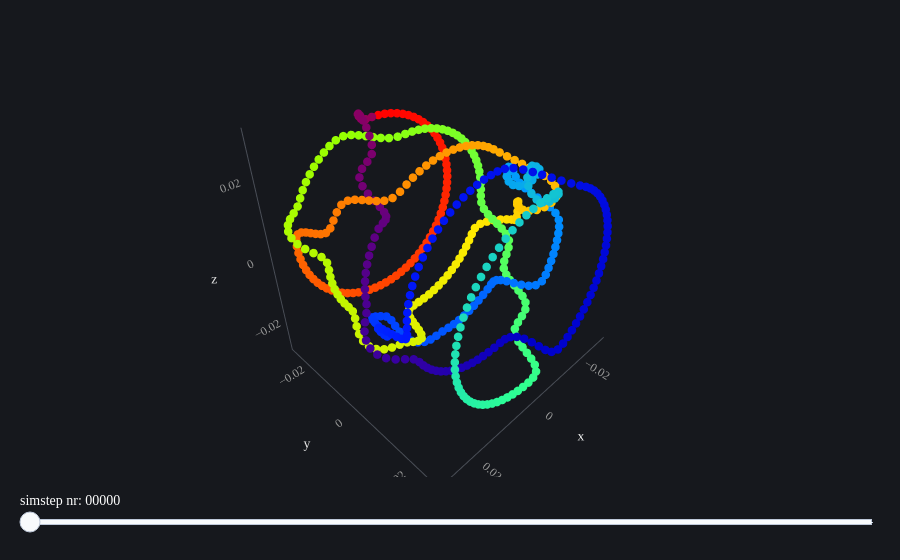

Notebook source saved alongside this figure:
### Code cell
import plotly.graph_objects as go
from geometry_mnist.plotly.plots import plot_scrub

import numpy as np

_ = plt.plot(np.log(np.array(energies) / np.nanmax(energies)))
# plt.plot(np.log(np.array(eff_steps_avg) / np.nanmax(eff_steps_avg)))

plot_scrub(snapshots).show()

### Figure 1 — Plotly figure (JSON) as saved in the notebook; plotly's stock layout.template omitted (floating-point values rounded to 4 significant figures; data arrays with more than 128 entries replaced by an {"elided": "..."} marker saying what was removed)
{"data": [{"marker": {"color": {"elided": "512 int values"}, "colorscale": [[0, "rgb(150,0,90)"], [0.125, "rgb(0,0,200)"], [0.25, "rgb(0,25,255)"], [0.375, "rgb(0,152,255)"], [0.5, "rgb(44,255,150)"], [0.625, "rgb(151,255,0)"], [0.75, "rgb(255,234,0)"], [0.875, "rgb(255,111,0)"], [1, "rgb(255,0,0)"]], "size": 5}, "mode": "markers", "name": "current", "type": "scatter3d", "x": {"elided": "512 float values"}, "y": {"elided": "512 float values"}, "z": {"elided": "512 float values"}}], "layout": {"scene": {"aspectmode": "data"}, "sliders": [{"active": 0, "currentvalue": {"font": {"color": "white", "size": 14}, "offset": 10, "prefix": "simstep nr: ", "suffix": "", "visible": true, "xanchor": "left"}, "font": {"color": "rgba(0, 0, 0, 0.0)", "size": 1}, "len": 1, "minorticklen": 0, "pad": {"b": 10, "l": 0, "r": 0, "t": 10}, "steps": [{"args": [["0"], {"frame": {"duration": 0, "redraw": true}, "fromcurrent": false, "mode": "immediate", "transition": {"duration": 0, "easing": "linear"}}], "execute": true, "label": "00000", "method": "animate", "value": "0"}, {"args": [["8"], {"frame": {"duration": 0, "redraw": true}, "fromcurrent": false, "mode": "immediate", "transition": {"duration": 0, "easing": "linear"}}], "execute": true, "label": "00008", "method": "animate", "value": "8"}, {"args": [["16"], {"frame": {"duration": 0, "redraw": true}, "fromcurrent": false, "mode": "immediate", "transition": {"duration": 0, "easing": "linear"}}], "execute": true, "label": "00016", "method": "animate", "value": "16"}, {"args": [["24"], {"frame": {"duration": 0, "redraw": true}, "fromcurrent": false, "mode": "immediate", "transition": {"duration": 0, "easing": "linear"}}], "execute": true, "label": "00024", "method": "animate", "value": "24"}, {"args": [["32"], {"frame": {"duration": 0, "redraw": true}, "fromcurrent": false, "mode": "immediate", "transition": {"duration": 0, "easing": "linear"}}], "execute": true, "label": "00032", "method": "animate", "value": "32"}, {"args": [["40"], {"frame": {"duration": 0, "redraw": true}, "fromcurrent": false, "mode": "immediate", "transition": {"duration": 0, "easing": "linear"}}], "execute": true, "label": "00040", "method": "animate", "value": "40"}, {"args": [["48"], {"frame": {"duration": 0, "redraw": true}, "fromcurrent": false, "mode": "immediate", "transition": {"duration": 0, "easing": "linear"}}], "execute": true, "label": "00048", "method": "animate", "value": "48"}, {"args": [["56"], {"frame": {"duration": 0, "redraw": true}, "fromcurrent": false, "mode": "immediate", "transition": {"duration": 0, "easing": "linear"}}], "execute": true, "label": "00056", "method": "animate", "value": "56"}, {"args": [["64"], {"frame": {"duration": 0, "redraw": true}, "fromcurrent": false, "mode": "immediate", "transition": {"duration": 0, "easing": "linear"}}], "execute": true, "label": "00064", "method": "animate", "value": "64"}, {"args": [["72"], {"frame": {"duration": 0, "redraw": true}, "fromcurrent": false, "mode": "immediate", "transition": {"duration": 0, "easing": "linear"}}], "execute": true, "label": "00072", "method": "animate", "value": "72"}, {"args": [["80"], {"frame": {"duration": 0, "redraw": true}, "fromcurrent": false, "mode": "immediate", "transition": {"duration": 0, "easing": "linear"}}], "execute": true, "label": "00080", "method": "animate", "value": "80"}, {"args": [["88"], {"frame": {"duration": 0, "redraw": true}, "fromcurrent": false, "mode": "immediate", "transition": {"duration": 0, "easing": "linear"}}], "execute": true, "label": "00088", "method": "animate", "value": "88"}, {"args": [["96"], {"frame": {"duration": 0, "redraw": true}, "fromcurrent": false, "mode": "immediate", "transition": {"duration": 0, "easing": "linear"}}], "execute": true, "label": "00096", "method": "animate", "value": "96"}, {"args": [["104"], {"frame": {"duration": 0, "redraw": true}, "fromcurrent": false, "mode": "immediate", "transition": {"duration": 0, "easing": "linear"}}], "execute": true, "label": "00104", "method": "animate", "value": "104"}, {"args": [["112"], {"frame": {"duration": 0, "redraw": true}, "fromcurrent": false, "mode": "immediate", "transition": {"duration": 0, "easing": "linear"}}], "execute": true, "label": "00112", "method": "animate", "value": "112"}, {"args": [["120"], {"frame": {"duration": 0, "redraw": true}, "fromcurrent": false, "mode": "immediate", "transition": {"duration": 0, "easing": "linear"}}], "execute": true, "label": "00120", "method": "animate", "value": "120"}, {"args": [["128"], {"frame": {"duration": 0, "redraw": true}, "fromcurrent": false, "mode": "immediate", "transition": {"duration": 0, "easing": "linear"}}], "execute": true, "label": "00128", "method": "animate", "value": "128"}, {"args": [["136"], {"frame": {"duration": 0, "redraw": true}, "fromcurrent": false, "mode": "immediate", "transition": {"duration": 0, "easing": "linear"}}], "execute": true, "label": "00136", "method": "animate", "value": "136"}, {"args": [["144"], {"frame": {"duration": 0, "redraw": true}, "fromcurrent": false, "mode": "immediate", "transition": {"duration": 0, "easing": "linear"}}], "execute": true, "label": "00144", "method": "animate", "value": "144"}, {"args": [["152"], {"frame": {"duration": 0, "redraw": true}, "fromcurrent": false, "mode": "immediate", "transition": {"duration": 0, "easing": "linear"}}], "execute": true, "label": "00152", "method": "animate", "value": "152"}, {"args": [["160"], {"frame": {"duration": 0, "redraw": true}, "fromcurrent": false, "mode": "immediate", "transition": {"duration": 0, "easing": "linear"}}], "execute": true, "label": "00160", "method": "animate", "value": "160"}, {"args": [["168"], {"frame": {"duration": 0, "redraw": true}, "fromcurrent": false, "mode": "immediate", "transition": {"duration": 0, "easing": "linear"}}], "execute": true, "label": "00168", "method": "animate", "value": "168"}, {"args": [["176"], {"frame": {"duration": 0, "redraw": true}, "fromcurrent": false, "mode": "immediate", "transition": {"duration": 0, "easing": "linear"}}], "execute": true, "label": "00176", "method": "animate", "value": "176"}, {"args": [["184"], {"frame": {"duration": 0, "redraw": true}, "fromcurrent": false, "mode": "immediate", "transition": {"duration": 0, "easing": "linear"}}], "execute": true, "label": "00184", "method": "animate", "value": "184"}, {"args": [["192"], {"frame": {"duration": 0, "redraw": true}, "fromcurrent": false, "mode": "immediate", "transition": {"duration": 0, "easing": "linear"}}], "execute": true, "label": "00192", "method": "animate", "value": "192"}, {"args": [["200"], {"frame": {"duration": 0, "redraw": true}, "fromcurrent": false, "mode": "immediate", "transition": {"duration": 0, "easing": "linear"}}], "execute": true, "label": "00200", "method": "animate", "value": "200"}, {"args": [["208"], {"frame": {"duration": 0, "redraw": true}, "fromcurrent": false, "mode": "immediate", "transition": {"duration": 0, "easing": "linear"}}], "execute": true, "label": "00208", "method": "animate", "value": "208"}, {"args": [["216"], {"frame": {"duration": 0, "redraw": true}, "fromcurrent": false, "mode": "immediate", "transition": {"duration": 0, "easing": "linear"}}], "execute": true, "label": "00216", "method": "animate", "value": "216"}, {"args": [["224"], {"frame": {"duration": 0, "redraw": true}, "fromcurrent": false, "mode": "immediate", "transition": {"duration": 0, "easing": "linear"}}], "execute": true, "label": "00224", "method": "animate", "value": "224"}, {"args": [["232"], {"frame": {"duration": 0, "redraw": true}, "fromcurrent": false, "mode": "immediate", "transition": {"duration": 0, "easing": "linear"}}], "execute": true, "label": "00232", "method": "animate", "value": "232"}, {"args": [["240"], {"frame": {"duration": 0, "redraw": true}, "fromcurrent": false, "mode": "immediate", "transition": {"duration": 0, "easing": "linear"}}], "execute": true, "label": "00240", "method": "animate", "value": "240"}, {"args": [["248"], {"frame": {"duration": 0, "redraw": true}, "fromcurrent": false, "mode": "immediate", "transition": {"duration": 0, "easing": "linear"}}], "execute": true, "label": "00248", "method": "animate", "value": "248"}, {"args": [["256"], {"frame": {"duration": 0, "redraw": true}, "fromcurrent": false, "mode": "immediate", "transition": {"duration": 0, "easing": "linear"}}], "execute": true, "label": "00256", "method": "animate", "value": "256"}, {"args": [["264"], {"frame": {"duration": 0, "redraw": true}, "fromcurrent": false, "mode": "immediate", "transition": {"duration": 0, "easing": "linear"}}], "execute": true, "label": "00264", "method": "animate", "value": "264"}, {"args": [["272"], {"frame": {"duration": 0, "redraw": true}, "fromcurrent": false, "mode": "immediate", "transition": {"duration": 0, "easing": "linear"}}], "execute": true, "label": "00272", "method": "animate", "value": "272"}, {"args": [["280"], {"frame": {"duration": 0, "redraw": true}, "fromcurrent": false, "mode": "immediate", "transition": {"duration": 0, "easing": "linear"}}], "execute": true, "label": "00280", "method": "animate", "value": "280"}, {"args": [["288"], {"frame": {"duration": 0, "redraw": true}, "fromcurrent": false, "mode": "immediate", "transition": {"duration": 0, "easing": "linear"}}], "execute": true, "label": "00288", "method": "animate", "value": "288"}, {"args": [["296"], {"frame": {"duration": 0, "redraw": true}, "fromcurrent": false, "mode": "immediate", "transition": {"duration": 0, "easing": "linear"}}], "execute": true, "label": "00296", "method": "animate", "value": "296"}, {"args": [["304"], {"frame": {"duration": 0, "redraw": true}, "fromcurrent": false, "mode": "immediate", "transition": {"duration": 0, "easing": "linear"}}], "execute": true, "label": "00304", "method": "animate", "value": "304"}, {"args": [["312"], {"frame": {"duration": 0, "redraw": true}, "fromcurrent": false, "mode": "immediate", "transition": {"duration": 0, "easing": "linear"}}], "execute": true, "label": "00312", "method": "animate", "value": "312"}, {"args": [["320"], {"frame": {"duration": 0, "redraw": true}, "fromcurrent": false, "mode": "immediate", "transition": {"duration": 0, "easing": "linear"}}], "execute": true, "label": "00320", "method": "animate", "value": "320"}, {"args": [["328"], {"frame": {"duration": 0, "redraw": true}, "fromcurrent": false, "mode": "immediate", "transition": {"duration": 0, "easing": "linear"}}], "execute": true, "label": "00328", "method": "animate", "value": "328"}, {"args": [["336"], {"frame": {"duration": 0, "redraw": true}, "fromcurrent": false, "mode": "immediate", "transition": {"duration": 0, "easing": "linear"}}], "execute": true, "label": "00336", "method": "animate", "value": "336"}, {"args": [["344"], {"frame": {"duration": 0, "redraw": true}, "fromcurrent": false, "mode": "immediate", "transition": {"duration": 0, "easing": "linear"}}], "execute": true, "label": "00344", "method": "animate", "value": "344"}, {"args": [["352"], {"frame": {"duration": 0, "redraw": true}, "fromcurrent": false, "mode": "immediate", "transition": {"duration": 0, "easing": "linear"}}], "execute": true, "label": "00352", "method": "animate", "value": "352"}, {"args": [["360"], {"frame": {"duration": 0, "redraw": true}, "fromcurrent": false, "mode": "immediate", "transition": {"duration": 0, "easing": "linear"}}], "execute": true, "label": "00360", "method": "animate", "value": "360"}, {"args": [["368"], {"frame": {"duration": 0, "redraw": true}, "fromcurrent": false, "mode": "immediate", "transition": {"duration": 0, "easing": "linear"}}], "execute": true, "label": "00368", "method": "animate", "value": "368"}, {"args": [["376"], {"frame": {"duration": 0, "redraw": true}, "fromcurrent": false, "mode": "immediate", "transition": {"duration": 0, "easing": "linear"}}], "execute": true, "label": "00376", "method": "animate", "value": "376"}, {"args": [["384"], {"frame": {"duration": 0, "redraw": true}, "fromcurrent": false, "mode": "immediate", "transition": {"duration": 0, "easing": "linear"}}], "execute": true, "label": "00384", "method": "animate", "value": "384"}, {"args": [["392"], {"frame": {"duration": 0, "redraw": true}, "fromcurrent": false, "mode": "immediate", "transition": {"duration": 0, "easing": "linear"}}], "execute": true, "label": "00392", "method": "animate", "value": "392"}, {"args": [["400"], {"frame": {"duration": 0, "redraw": true}, "fromcurrent": false, "mode": "immediate", "transition": {"duration": 0, "easing": "linear"}}], "execute": true, "label": "00400", "method": "animate", "value": "400"}, {"args": [["408"], {"frame": {"duration": 0, "redraw": true}, "fromcurrent": false, "mode": "immediate", "transition": {"duration": 0, "easing": "linear"}}], "execute": true, "label": "00408", "method": "animate", "value": "408"}, {"args": [["416"], {"frame": {"duration": 0, "redraw": true}, "fromcurrent": false, "mode": "immediate", "transition": {"duration": 0, "easing": "linear"}}], "execute": true, "label": "00416", "method": "animate", "value": "416"}, {"args": [["424"], {"frame": {"duration": 0, "redraw": true}, "fromcurrent": false, "mode": "immediate", "transition": {"duration": 0, "easing": "linear"}}], "execute": true, "label": "00424", "method": "animate", "value": "424"}, {"args": [["432"], {"frame": {"duration": 0, "redraw": true}, "fromcurrent": false, "mode": "immediate", "transition": {"duration": 0, "easing": "linear"}}], "execute": true, "label": "00432", "method": "animate", "value": "432"}, {"args": [["440"], {"frame": {"duration": 0, "redraw": true}, "fromcurrent": false, "mode": "immediate", "transition": {"duration": 0, "easing": "linear"}}], "execute": true, "label": "00440", "method": "animate", "value": "440"}, {"args": [["448"], {"frame": {"duration": 0, "redraw": true}, "fromcurrent": false, "mode": "immediate", "transition": {"duration": 0, "easing": "linear"}}], "execute": true, "label": "00448", "method": "animate", "value": "448"}, {"args": [["456"], {"frame": {"duration": 0, "redraw": true}, "fromcurrent": false, "mode": "immediate", "transition": {"duration": 0, "easing": "linear"}}], "execute": true, "label": "00456", "method": "animate", "value": "456"}, {"args": [["464"], {"frame": {"duration": 0, "redraw": true}, "fromcurrent": false, "mode": "immediate", "transition": {"duration": 0, "easing": "linear"}}], "execute": true, "label": "00464", "method": "animate", "value": "464"}, {"args": [["472"], {"frame": {"duration": 0, "redraw": true}, "fromcurrent": false, "mode": "immediate", "transition": {"duration": 0, "easing": "linear"}}], "execute": true, "label": "00472", "method": "animate", "value": "472"}, {"args": [["480"], {"frame": {"duration": 0, "redraw": true}, "fromcurrent": false, "mode": "immediate", "transition": {"duration": 0, "easing": "linear"}}], "execute": true, "label": "00480", "method": "animate", "value": "480"}, {"args": [["488"], {"frame": {"duration": 0, "redraw": true}, "fromcurrent": false, "mode": "immediate", "transition": {"duration": 0, "easing": "linear"}}], "execute": true, "label": "00488", "method": "animate", "value": "488"}, {"args": [["496"], {"frame": {"duration": 0, "redraw": true}, "fromcurrent": false, "mode": "immediate", "transition": {"duration": 0, "easing": "linear"}}], "execute": true, "label": "00496", "method": "animate", "value": "496"}, {"args": [["504"], {"frame": {"duration": 0, "redraw": true}, "fromcurrent": false, "mode": "immediate", "transition": {"duration": 0, "easing": "linear"}}], "execute": true, "label": "00504", "method": "animate", "value": "504"}, {"args": [["512"], {"frame": {"duration": 0, "redraw": true}, "fromcurrent": false, "mode": "immediate", "transition": {"duration": 0, "easing": "linear"}}], "execute": true, "label": "00512", "method": "animate", "value": "512"}, {"args": [["520"], {"frame": {"duration": 0, "redraw": true}, "fromcurrent": false, "mode": "immediate", "transition": {"duration": 0, "easing": "linear"}}], "execute": true, "label": "00520", "method": "animate", "value": "520"}, {"args": [["528"], {"frame": {"duration": 0, "redraw": true}, "fromcurrent": false, "mode": "immediate", "transition": {"duration": 0, "easing": "linear"}}], "execute": true, "label": "00528", "method": "animate", "value": "528"}, {"args": [["536"], {"frame": {"duration": 0, "redraw": true}, "fromcurrent": false, "mode": "immediate", "transition": {"duration": 0, "easing": "linear"}}], "execute": true, "label": "00536", "method": "animate", "value": "536"}, {"args": [["544"], {"frame": {"duration": 0, "redraw": true}, "fromcurrent": false, "mode": "immediate", "transition": {"duration": 0, "easing": "linear"}}], "execute": true, "label": "00544", "method": "animate", "value": "544"}, {"args": [["552"], {"frame": {"duration": 0, "redraw": true}, "fromcurrent": false, "mode": "immediate", "transition": {"duration": 0, "easing": "linear"}}], "execute": true, "label": "00552", "method": "animate", "value": "552"}, {"args": [["560"], {"frame": {"duration": 0, "redraw": true}, "fromcurrent": false, "mode": "immediate", "transition": {"duration": 0, "easing": "linear"}}], "execute": true, "label": "00560", "method": "animate", "value": "560"}, {"args": [["568"], {"frame": {"duration": 0, "redraw": true}, "fromcurrent": false, "mode": "immediate", "transition": {"duration": 0, "easing": "linear"}}], "execute": true, "label": "00568", "method": "animate", "value": "568"}, {"args": [["576"], {"frame": {"duration": 0, "redraw": true}, "fromcurrent": false, "mode": "immediate", "transition": {"duration": 0, "easing": "linear"}}], "execute": true, "label": "00576", "method": "animate", "value": "576"}, {"args": [["584"], {"frame": {"duration": 0, "redraw": true}, "fromcurrent": false, "mode": "immediate", "transition": {"duration": 0, "easing": "linear"}}], "execute": true, "label": "00584", "method": "animate", "value": "584"}, {"args": [["592"], {"frame": {"duration": 0, "redraw": true}, "fromcurrent": false, "mode": "immediate", "transition": {"duration": 0, "easing": "linear"}}], "execute": true, "label": "00592", "method": "animate", "value": "592"}, {"args": [["600"], {"frame": {"duration": 0, "redraw": true}, "fromcurrent": false, "mode": "immediate", "transition": {"duration": 0, "easing": "linear"}}], "execute": true, "label": "00600", "method": "animate", "value": "600"}, {"args": [["608"], {"frame": {"duration": 0, "redraw": true}, "fromcurrent": false, "mode": "immediate", "transition": {"duration": 0, "easing": "linear"}}], "execute": true, "label": "00608", "method": "animate", "value": "608"}, {"args": [["616"], {"frame": {"duration": 0, "redraw": true}, "fromcurrent": false, "mode": "immediate", "transition": {"duration": 0, "easing": "linear"}}], "execute": true, "label": "00616", "method": "animate", "value": "616"}, {"args": [["624"], {"frame": {"duration": 0, "redraw": true}, "fromcurrent": false, "mode": "immediate", "transition": {"duration": 0, "easing": "linear"}}], "execute": true, "label": "00624", "method": "animate", "value": "624"}, {"args": [["632"], {"frame": {"duration": 0, "redraw": true}, "fromcurrent": false, "mode": "immediate", "transition": {"duration": 0, "easing": "linear"}}], "execute": true, "label": "00632", "method": "animate", "value": "632"}, {"args": [["640"], {"frame": {"duration": 0, "redraw": true}, "fromcurrent": false, "mode": "immediate", "transition": {"duration": 0, "easing": "linear"}}], "execute": true, "label": "00640", "method": "animate", "value": "640"}, {"args": [["648"], {"frame": {"duration": 0, "redraw": true}, "fromcurrent": false, "mode": "immediate", "transition": {"duration": 0, "easing": "linear"}}], "execute": true, "label": "00648", "method": "animate", "value": "648"}, {"args": [["656"], {"frame": {"duration": 0, "redraw": true}, "fromcurrent": false, "mode": "immediate", "transition": {"duration": 0, "easing": "linear"}}], "execute": true, "label": "00656", "method": "animate", "value": "656"}, {"args": [["664"], {"frame": {"duration": 0, "redraw": true}, "fromcurrent": false, "mode": "immediate", "transition": {"duration": 0, "easing": "linear"}}], "execute": true, "label": "00664", "method": "animate", "value": "664"}, {"args": [["672"], {"frame": {"duration": 0, "redraw": true}, "fromcurrent": false, "mode": "immediate", "transition": {"duration": 0, "easing": "linear"}}], "execute": true, "label": "00672", "method": "animate", "value": "672"}, {"args": [["680"], {"frame": {"duration": 0, "redraw": true}, "fromcurrent": false, "mode": "immediate", "transition": {"duration": 0, "easing": "linear"}}], "execute": true, "label": "00680", "method": "animate", "value": "680"}, {"args": [["688"], {"frame": {"duration": 0, "redraw": true}, "fromcurrent": false, "mode": "immediate", "transition": {"duration": 0, "easing": "linear"}}], "execute": true, "label": "00688", "method": "animate", "value": "688"}, {"args": [["696"], {"frame": {"duration": 0, "redraw": true}, "fromcurrent": false, "mode": "immediate", "transition": {"duration": 0, "easing": "linear"}}], "execute": true, "label": "00696", "method": "animate", "value": "696"}, {"args": [["704"], {"frame": {"duration": 0, "redraw": true}, "fromcurrent": false, "mode": "immediate", "transition": {"duration": 0, "easing": "linear"}}], "execute": true, "label": "00704", "method": "animate", "value": "704"}, {"args": [["712"], {"frame": {"duration": 0, "redraw": true}, "fromcurrent": false, "mode": "immediate", "transition": {"duration": 0, "easing": "linear"}}], "execute": true, "label": "00712", "method": "animate", "value": "712"}, {"args": [["720"], {"frame": {"duration": 0, "redraw": true}, "fromcurrent": false, "mode": "immediate", "transition": {"duration": 0, "easing": "linear"}}], "execute": true, "label": "00720", "method": "animate", "value": "720"}, {"args": [["728"], {"frame": {"duration": 0, "redraw": true}, "fromcurrent": false, "mode": "immediate", "transition": {"duration": 0, "easing": "linear"}}], "execute": true, "label": "00728", "method": "animate", "value": "728"}, {"args": [["736"], {"frame": {"duration": 0, "redraw": true}, "fromcurrent": false, "mode": "immediate", "transition": {"duration": 0, "easing": "linear"}}], "execute": true, "label": "00736", "method": "animate", "value": "736"}, {"args": [["744"], {"frame": {"duration": 0, "redraw": true}, "fromcurrent": false, "mode": "immediate", "transition": {"duration": 0, "easing": "linear"}}], "execute": true, "label": "00744", "method": "animate", "value": "744"}, {"args": [["752"], {"frame": {"duration": 0, "redraw": true}, "fromcurrent": false, "mode": "immediate", "transition": {"duration": 0, "easing": "linear"}}], "execute": true, "label": "00752", "method": "animate", "value": "752"}, {"args": [["760"], {"frame": {"duration": 0, "redraw": true}, "fromcurrent": false, "mode": "immediate", "transition": {"duration": 0, "easing": "linear"}}], "execute": true, "label": "00760", "method": "animate", "value": "760"}, {"args": [["768"], {"frame": {"duration": 0, "redraw": true}, "fromcurrent": false, "mode": "immediate", "transition": {"duration": 0, "easing": "linear"}}], "execute": true, "label": "00768", "method": "animate", "value": "768"}, {"args": [["776"], {"frame": {"duration": 0, "redraw": true}, "fromcurrent": false, "mode": "immediate", "transition": {"duration": 0, "easing": "linear"}}], "execute": true, "label": "00776", "method": "animate", "value": "776"}, {"args": [["784"], {"frame": {"duration": 0, "redraw": true}, "fromcurrent": false, "mode": "immediate", "transition": {"duration": 0, "easing": "linear"}}], "execute": true, "label": "00784", "method": "animate", "value": "784"}, {"args": [["792"], {"frame": {"duration": 0, "redraw": true}, "fromcurrent": false, "mode": "immediate", "transition": {"duration": 0, "easing": "linear"}}], "execute": true, "label": "00792", "method": "animate", "value": "792"}, {"args": [["800"], {"frame": {"duration": 0, "redraw": true}, "fromcurrent": false, "mode": "immediate", "transition": {"duration": 0, "easing": "linear"}}], "execute": true, "label": "00800", "method": "animate", "value": "800"}, {"args": [["808"], {"frame": {"duration": 0, "redraw": true}, "fromcurrent": false, "mode": "immediate", "transition": {"duration": 0, "easing": "linear"}}], "execute": true, "label": "00808", "method": "animate", "value": "808"}, {"args": [["816"], {"frame": {"duration": 0, "redraw": true}, "fromcurrent": false, "mode": "immediate", "transition": {"duration": 0, "easing": "linear"}}], "execute": true, "label": "00816", "method": "animate", "value": "816"}, {"args": [["824"], {"frame": {"duration": 0, "redraw": true}, "fromcurrent": false, "mode": "immediate", "transition": {"duration": 0, "easing": "linear"}}], "execute": true, "label": "00824", "method": "animate", "value": "824"}, {"args": [["832"], {"frame": {"duration": 0, "redraw": true}, "fromcurrent": false, "mode": "immediate", "transition": {"duration": 0, "easing": "linear"}}], "execute": true, "label": "00832", "method": "animate", "value": "832"}, {"args": [["840"], {"frame": {"duration": 0, "redraw": true}, "fromcurrent": false, "mode": "immediate", "transition": {"duration": 0, "easing": "linear"}}], "execute": true, "label": "00840", "method": "animate", "value": "840"}, {"args": [["848"], {"frame": {"duration": 0, "redraw": true}, "fromcurrent": false, "mode": "immediate", "transition": {"duration": 0, "easing": "linear"}}], "execute": true, "label": "00848", "method": "animate", "value": "848"}, {"args": [["856"], {"frame": {"duration": 0, "redraw": true}, "fromcurrent": false, "mode": "immediate", "transition": {"duration": 0, "easing": "linear"}}], "execute": true, "label": "00856", "method": "animate", "value": "856"}, {"args": [["864"], {"frame": {"duration": 0, "redraw": true}, "fromcurrent": false, "mode": "immediate", "transition": {"duration": 0, "easing": "linear"}}], "execute": true, "label": "00864", "method": "animate", "value": "864"}, {"args": [["872"], {"frame": {"duration": 0, "redraw": true}, "fromcurrent": false, "mode": "immediate", "transition": {"duration": 0, "easing": "linear"}}], "execute": true, "label": "00872", "method": "animate", "value": "872"}, {"args": [["880"], {"frame": {"duration": 0, "redraw": true}, "fromcurrent": false, "mode": "immediate", "transition": {"duration": 0, "easing": "linear"}}], "execute": true, "label": "00880", "method": "animate", "value": "880"}, {"args": [["888"], {"frame": {"duration": 0, "redraw": true}, "fromcurrent": false, "mode": "immediate", "transition": {"duration": 0, "easing": "linear"}}], "execute": true, "label": "00888", "method": "animate", "value": "888"}, {"args": [["896"], {"frame": {"duration": 0, "redraw": true}, "fromcurrent": false, "mode": "immediate", "transition": {"duration": 0, "easing": "linear"}}], "execute": true, "label": "00896", "method": "animate", "value": "896"}, {"args": [["904"], {"frame": {"duration": 0, "redraw": true}, "fromcurrent": false, "mode": "immediate", "transition": {"duration": 0, "easing": "linear"}}], "execute": true, "label": "00904", "method": "animate", "value": "904"}, {"args": [["912"], {"frame": {"duration": 0, "redraw": true}, "fromcurrent": false, "mode": "immediate", "transition": {"duration": 0, "easing": "linear"}}], "execute": true, "label": "00912", "method": "animate", "value": "912"}, {"args": [["920"], {"frame": {"duration": 0, "redraw": true}, "fromcurrent": false, "mode": "immediate", "transition": {"duration": 0, "easing": "linear"}}], "execute": true, "label": "00920", "method": "animate", "value": "920"}, {"args": [["928"], {"frame": {"duration": 0, "redraw": true}, "fromcurrent": false, "mode": "immediate", "transition": {"duration": 0, "easing": "linear"}}], "execute": true, "label": "00928", "method": "animate", "value": "928"}, {"args": [["936"], {"frame": {"duration": 0, "redraw": true}, "fromcurrent": false, "mode": "immediate", "transition": {"duration": 0, "easing": "linear"}}], "execute": true, "label": "00936", "method": "animate", "value": "936"}, {"args": [["944"], {"frame": {"duration": 0, "redraw": true}, "fromcurrent": false, "mode": "immediate", "transition": {"duration": 0, "easing": "linear"}}], "execute": true, "label": "00944", "method": "animate", "value": "944"}, {"args": [["952"], {"frame": {"duration": 0, "redraw": true}, "fromcurrent": false, "mode": "immediate", "transition": {"duration": 0, "easing": "linear"}}], "execute": true, "label": "00952", "method": "animate", "value": "952"}, {"args": [["960"], {"frame": {"duration": 0, "redraw": true}, "fromcurrent": false, "mode": "immediate", "transition": {"duration": 0, "easing": "linear"}}], "execute": true, "label": "00960", "method": "animate", "value": "960"}, {"args": [["968"], {"frame": {"duration": 0, "redraw": true}, "fromcurrent": false, "mode": "immediate", "transition": {"duration": 0, "easing": "linear"}}], "execute": true, "label": "00968", "method": "animate", "value": "968"}, {"args": [["976"], {"frame": {"duration": 0, "redraw": true}, "fromcurrent": false, "mode": "immediate", "transition": {"duration": 0, "easing": "linear"}}], "execute": true, "label": "00976", "method": "animate", "value": "976"}, {"args": [["984"], {"frame": {"duration": 0, "redraw": true}, "fromcurrent": false, "mode": "immediate", "transition": {"duration": 0, "easing": "linear"}}], "execute": true, "label": "00984", "method": "animate", "value": "984"}, {"args": [["992"], {"frame": {"duration": 0, "redraw": true}, "fromcurrent": false, "mode": "immediate", "transition": {"duration": 0, "easing": "linear"}}], "execute": true, "label": "00992", "method": "animate", "value": "992"}, {"args": [["1000"], {"frame": {"duration": 0, "redraw": true}, "fromcurrent": false, "mode": "immediate", "transition": {"duration": 0, "easing": "linear"}}], "execute": true, "label": "01000", "method": "animate", "value": "1000"}], "ticklen": 0, "transition": {"duration": 150, "easing": "cubic-in-out"}, "x": 0, "xanchor": "left", "y": 0, "yanchor": "top"}]}}
